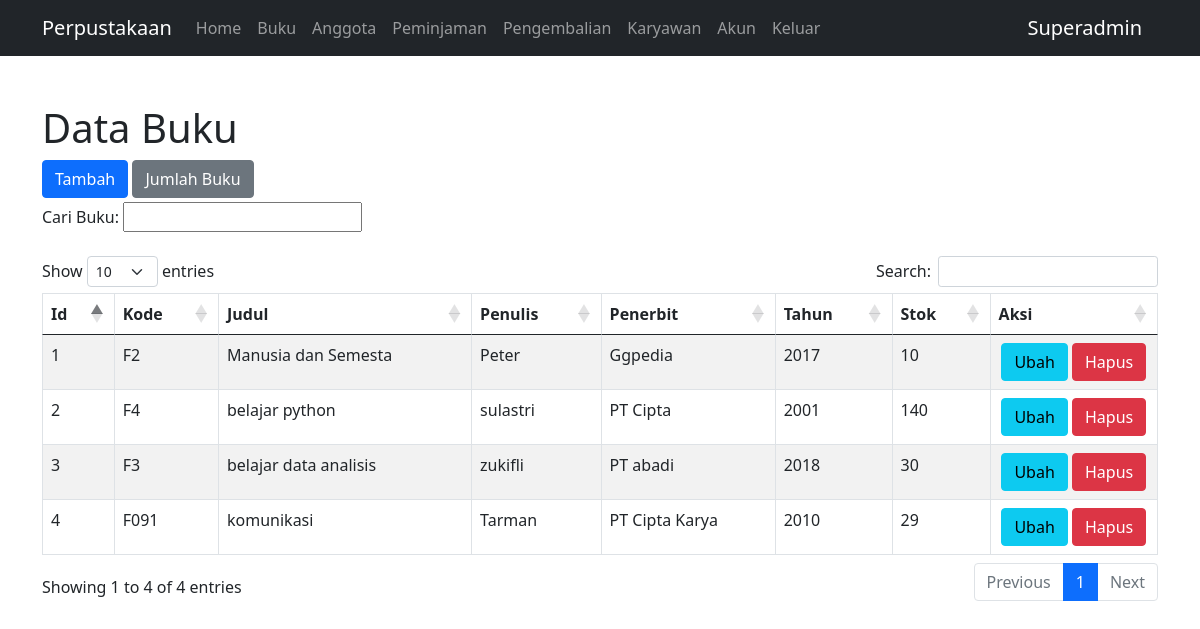
Page /buku.php (signed in) on the committed database.
### tables this page shows
CREATE TABLE `tb_buku` (
  `id_buku` int NOT NULL,
  `kode_buku` varchar(5) NOT NULL,
  `judul_buku` varchar(255) NOT NULL,
  `penulis_buku` char(255) NOT NULL,
  `penerbit_buku` varchar(255) DEFAULT NULL,
  `tahun_penerbit` int DEFAULT NULL,
  `stok` int DEFAULT NULL
);

### config/controller.php (called while the page is built, shortened)
<?php
function select($query)
{
    global $db_connect;
    $result = mysqli_query($db_connect, $query);
    $rows = [];
    while ($row = mysqli_fetch_assoc($result)) {
        $rows[] = $row;
    }
    return $rows;
}

### buku.php (the view, shortened to what this page needs)
<?php
include 'layout/header.php';
$data_buku = select("SELECT * FROM tb_buku ORDER BY id_buku ASC");
?>
<div class="container mt-5">
    <h1>Data Buku</h1>
    <a href="tambah-buku.php" class="btn btn-primary mb-1">Tambah</a>
    <button type="button" class="btn btn-secondary mb-1" data-bs-toggle="modal" data-bs-target="#modalInfo">Jumlah Buku</button>
    <form action="" method="get">
        <label for="cari">Cari Buku:</label>
        <input type="text" name="cari">
    </form>
    <br>
    <table class="table table-bordered table-striped mt-3" id="table">
        <?php if ($_SESSION['level'] == 1) : ?>
            <thead>
                <tr>
                    <th>Id</th>
                    <th>Kode</th>
                    <th>Judul</th>
                    <th>Penulis</th>
                    <th>Penerbit</th>
                    <th>Tahun</th>
                    <th>Stok</th>
                    <th>Aksi</th>
                </tr>
            </thead>
            <tbody>
                <?php $no = 1;
                ?>
                <?php foreach ($data_buku as $buku) : ?>
                    <tr>
                        <td><?= $no++; ?></td>
                        <td><?= $buku['kode_buku']; ?></td>
                        <td><?= $buku['judul_buku']; ?></td>
                        <td><?= $buku['penulis_buku']; ?></td>
                        <td><?= $buku['penerbit_buku']; ?></td>
                        <td><?= $buku['tahun_penerbit']; ?></td>
                        <td><?= $buku['stok']; ?></td>
                        <td width="15%" class="text-center">
                            <a href="update-buku.php?id_buku=<?= $buku['id_buku']; ?>" class="btn btn-info">Ubah</a>
                            <a href="delete-buku.php?id_buku=<?= $buku['id_buku']; ?>" class="btn btn-danger" onclick="return confirm('Yakin akan menghapus data')">Hapus</a>
                        </td>
                    </tr>
                <?php endforeach; ?>
            </tbody>
        <?php endif; ?>
    </table>
</div>
<?php
include 'layout/footer.php';
?>

### rows in the picture
tb_buku: kode_buku "F2", judul_buku "Manusia dan Semesta", penulis_buku "Peter", penerbit_buku "Ggpedia", tahun_penerbit "2017", stok "10"
tb_buku: kode_buku "F4", judul_buku "belajar python", penulis_buku "sulastri", penerbit_buku "PT Cipta", tahun_penerbit "2001", stok "140"
tb_buku: kode_buku "F3", judul_buku "belajar data analisis", penulis_buku "zukifli", penerbit_buku "PT abadi", tahun_penerbit "2018", stok "30"
tb_buku: kode_buku "F091", judul_buku "komunikasi", penulis_buku "Tarman", penerbit_buku "PT Cipta Karya", tahun_penerbit "2010", stok "29"

### other values in the picture
$_SESSION['nama'] "Superadmin"
